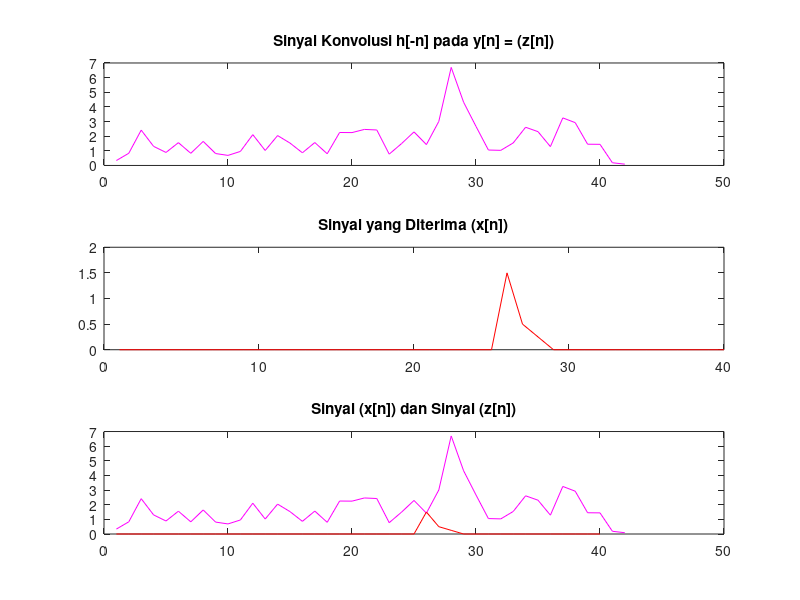

Recreate this plot in MATLAB.
clear all;

h = [3 1 0.5];
lh = length(h);
axis = zeros(1,40);
hn = [h,axis];

a = 0.8;
d = a*(rand(1,40));

for i = 1:lh;
  axis(1,25+i) = h(i);
 endfor
 x = 0.5*axis;

y = d + x;
h1 = flip(h);
z = conv (h1,y);

figure;
subplot(3,1,1);
plot(z, 'm');
title ("Sinyal Konvolusi h[-n] pada y[n] = (z[n])");
axis([1 40]);

subplot(3,1,2);
plot(x, 'r');
title("Sinyal yang Diterima (x[n])");
axis([1 40]);

subplot(3,1,3);
plot(z,'m',x,'r');
title("Sinyal (x[n]) dan Sinyal (z[n])");
axis ([1 40]);
